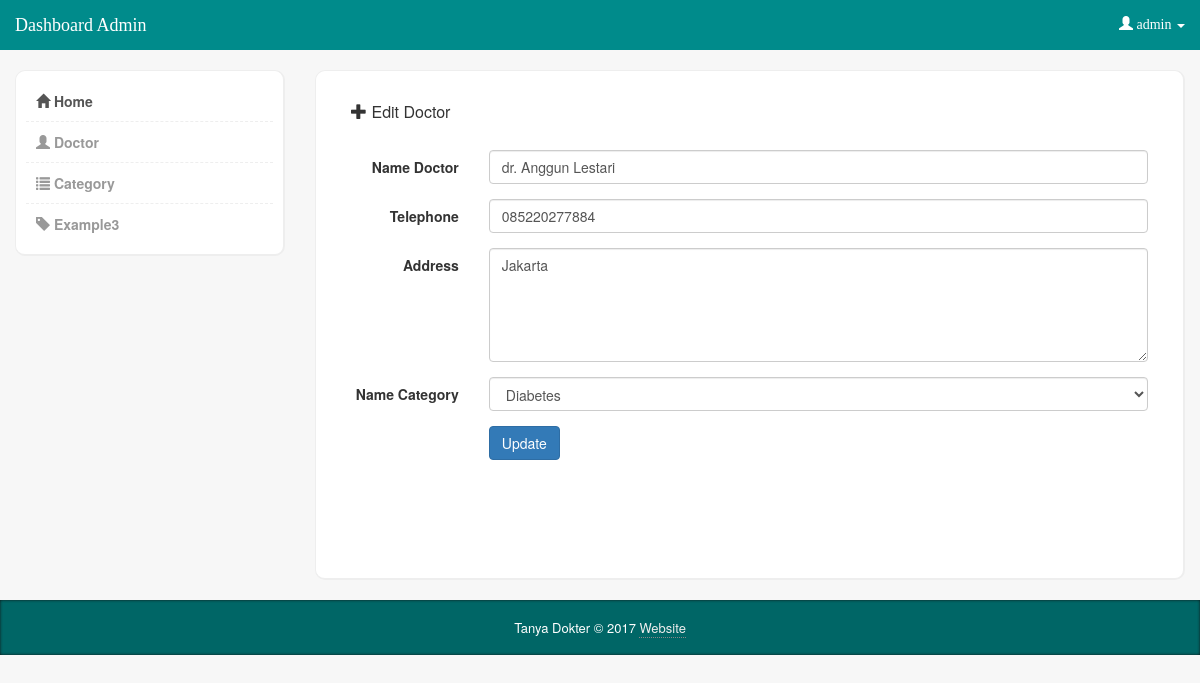
The page /admin/index.php?editDoctor&id=4 (signed in) on the database its author committed.
### tables this page shows
CREATE TABLE `users` (
  `id_user` int(11) NOT NULL AUTO_INCREMENT,
  `name` varchar(30) NOT NULL,
  `gender` char(1) DEFAULT NULL,
  `telp` varchar(12) DEFAULT NULL,
  `address` varchar(50) DEFAULT NULL,
  `username` varchar(30) NOT NULL,
  `email` varchar(30) NOT NULL,
  `password` varchar(255) NOT NULL,
  `level` int(1) NOT NULL DEFAULT '3' COMMENT '1 = admin, 2 = doctor, 3 = user',
  `is_online` int(3) DEFAULT '0' COMMENT '1 = online, 0 = offline',
  `id_category` int(11) DEFAULT NULL,
  PRIMARY KEY (`id_user`)
);

### admin/module/doctor/edit.php (the view, shortened to what this page needs)
<?php
	$id 	= $_GET['id'];
	$sql 	= "SELECT * FROM users WHERE id_user = $id ";
	$query 	= mysql_query($sql);
	$data 	= mysql_fetch_assoc($query);
?>
<div class="col-md-9">
	<div class="content-box-large">
		<div class="panel-heading">
			<div class="panel-title"><i class="glyphicon glyphicon-plus"></i> Edit Doctor</div>
		</div>
		<div class="panel-body">
			<form class="form-horizontal" role="form" action="?editedDoctor" method="post">
				<div class="form-group">
					<label for="name" class="col-md-2 control-label">Name Doctor</label>
					<div class="col-md-10">
						<input type="text" name="name" class="form-control" id="name" placeholder="Name Doctor" value="<?= $data['name']?>">
					</div>
				</div>
				<div class="form-group">
					<label for="telp" class="col-md-2 control-label">Telephone</label>
					<div class="col-md-10">
						<input type="text" name="telp" class="form-control" id="telp" placeholder="+62" value="<?= $data['telp']?>">
					</div>
				</div>
				<div class="form-group">
					<label for="address" class="col-md-2 control-label">Address</label>
					<div class="col-md-10">
						<textarea class="form-control" rows="5" id="address" name="address" placeholder=""><?= $data['address']?></textarea>
					</div>
				</div>
				<div class="form-group">
					<label for="id_category" class="col-md-2 control-label">Name Category</label>
					<div class="col-md-10">
						<select name="id_category" class="form-control">
							<?php
								$sql 	= "SELECT * FROM categories";
								$query 	= mysql_query($sql);
								while ($category = mysql_fetch_assoc($query)) {
									$selected_cat = ($category['id_category'] == $data['id_category']) ? 'selected="selected"' : '';
								?>
									<option value="<?= $category['id_category'];?>" <?= $selected_cat?> ><?= $category['name_category'] ?></option>
								<?php
								}
							?>
						</select>
					</div>
				</div>
				<div class="form-group">
					<div class="col-sm-offset-2 col-sm-10">
						<button type="submit" class="btn btn-primary">Update</button>
					</div>
				</div>
			</form>
		</div>
	</div>
</div>

### assets/css/style.css (style rules this page uses)
body { background-color: #f7f7f7; }
.content-box, .content-box-large { margin-bottom:20px; margin-top:70px; background:#fff; border-radius:10px; padding:10px; border-left:1px solid #eee; border-top:1px solid #eee; border-right:2px solid #eee; border-bottom:2px solid #eee; }
.content-box-large { padding: 20px; margin-left: 0; min-height: 510px; }

### rows shown on the page
users: name "dr. Anggun Lestari", telp "085220277884", address "Jakarta"

### other values the page prints
$_SESSION['name'] "admin"
form field id_category "Diabetes"
